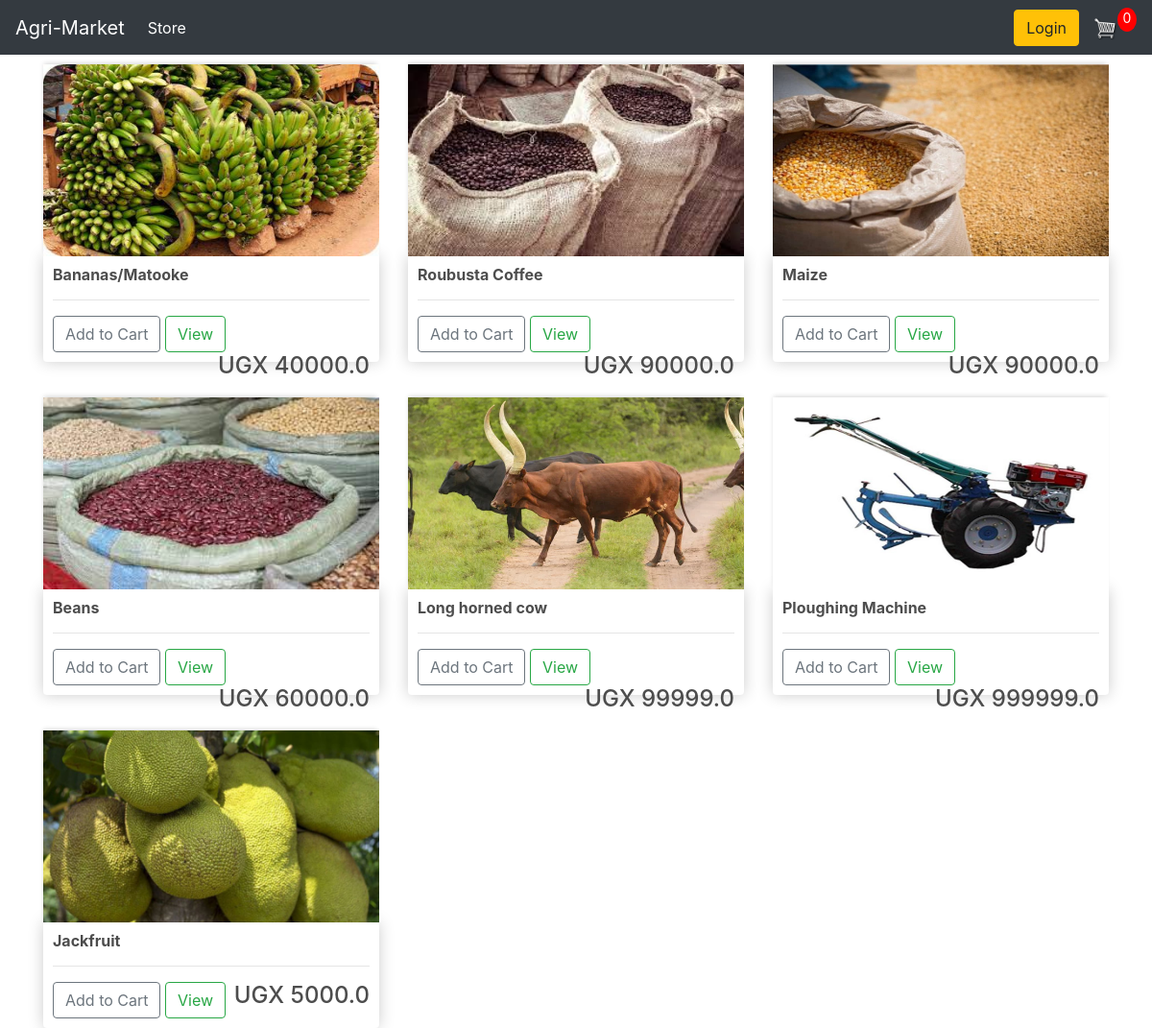
The app's page / (signed in) with its own data.
### store/models.py (models this page shows, shortened)
class Product(models.Model):
    name = models.CharField(max_length=200, null=True)
    price = models.DecimalField(max_digits=12, decimal_places=4)
    digital = models.BooleanField(default=False, null=True, blank=False)
    image = models.ImageField(null=True, blank=True)
    @property
    def imageURL(self):
        try:
            url = self.image.url
        except:
            url = ''
        return url

### store/views.py (the view)
# urls.py: path('', include('store.urls')),
def store(request):
    data = cartData(request)
    cartItems = data['cartItems']
    products = Product.objects.all()
    context = {"products": products, "cartItems": cartItems}
    return render(request, "store/store.html", context)

### store/models.py (called while the page is built)
    @property
    def get_cart_items(self):
        orderitems = self.orderitem_set.all()
        total = sum([item.quantity for item in orderitems])
        return total

### store/utils.py (called while the page is built)
def cartData(request):
    if request.user.is_authenticated:
        customer = request.user.customer
        order, created = Order.objects.get_or_create(customer=customer, complete=False)
        items = order.orderitem_set.all()
        cartItems = order.get_cart_items
    else:
        cookieData = cookieCart(request)
        cartItems = cookieData['cartItems']
        order = cookieData['order']
        items = cookieData['items']
    return {'cartItems':cartItems, 'order':order, 'items':items}

### store/templates/store/store.html
{% extends 'store/main.html' %}
{% load static %}
{% block content %}
    <div class="row">
        {% for product in products %}
        <div class="col-lg-4">
            <img class="thumbnail" src="{{product.imageURL}}">
            <div class="box-element product">
                <h6><strong>{{product.name}}</strong></h6>
                <hr>
                <button data-product={{product.id}} data-action="add" class="btn btn-outline-secondary add-btn update-cart">Add to Cart</button>
		        <a class="btn btn-outline-success" href="#">View</a>
		        <h4 style="display: inline-block;float: right">
                    UGX {{product.price|floatformat:1}}
                </h4>
            </div>
        </div>
        {% endfor %}
    </div>
{% endblock content %}

### static/css/main.css (style rules this page uses)
body { background-color: hsl(0, 0%, 98%); }
h1,h2,h3,h4,h5,h6 { color:hsl(0, 0%, 30%); }
.box-element { box-shadow:hsl(0, 0%, 80%) 0 0 16px; background-color: #fff; border-radius: 4px; padding: 10px; }
.thumbnail { width: 100%; height: 200px; -webkit-box-shadow: -1px -3px 5px -2px rgba(214,214,214,1); -moz-box-shadow: -1px -3px 5px -2px rgba(214,214,214,1); box-shadow: -1px -3px 5px -2px rgba(214,214,214,1); }
.product { border-radius: 0 0 4px 4px; }
.col-lg-4, .col-lg-6, .col-lg-8, .col-lg-12 { margin-top: 10px; }
.btn { border-radius: 0; }

### records on screen
Product: imageURL (picture), name "Bananas/Matooke", price "40000.0"
Product: imageURL (picture), name "Roubusta Coffee", price "90000.0"
Product: imageURL (picture), name "Maize", price "90000.0"
Product: imageURL (picture), name "Beans", price "60000.0"
Product: imageURL (picture), name "Long horned cow", price "99999.0"
Product: imageURL (picture), name "Ploughing Machine", price "999999.0"
Product: imageURL (picture), name "Jackfruit", price "5000.0"

### other values on screen
{{ cartItems }} "0"
